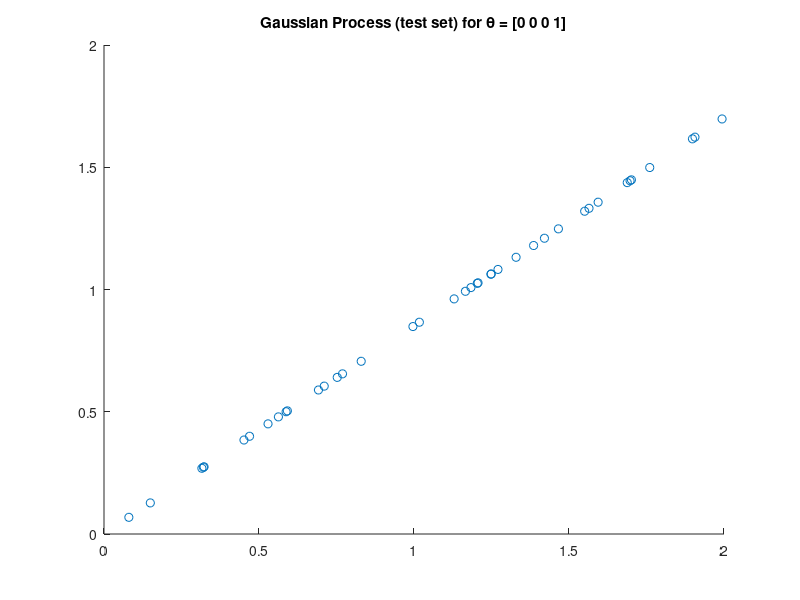
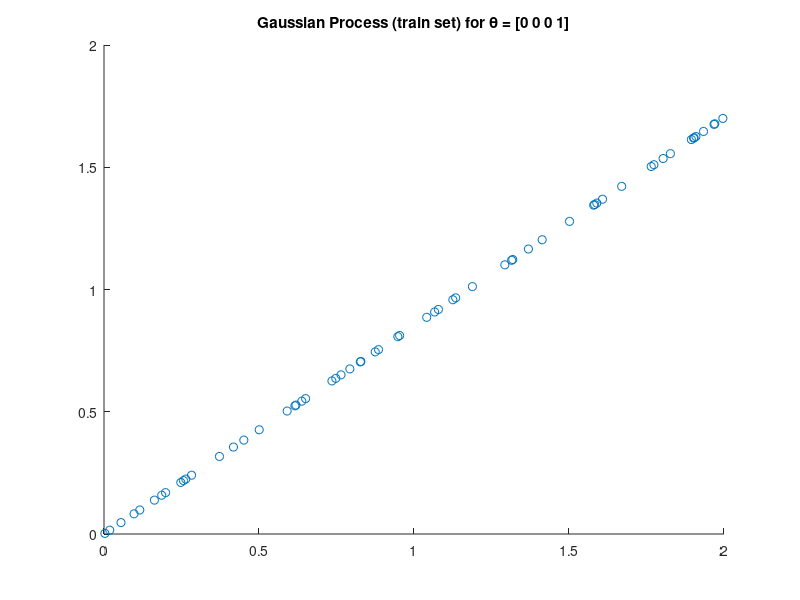
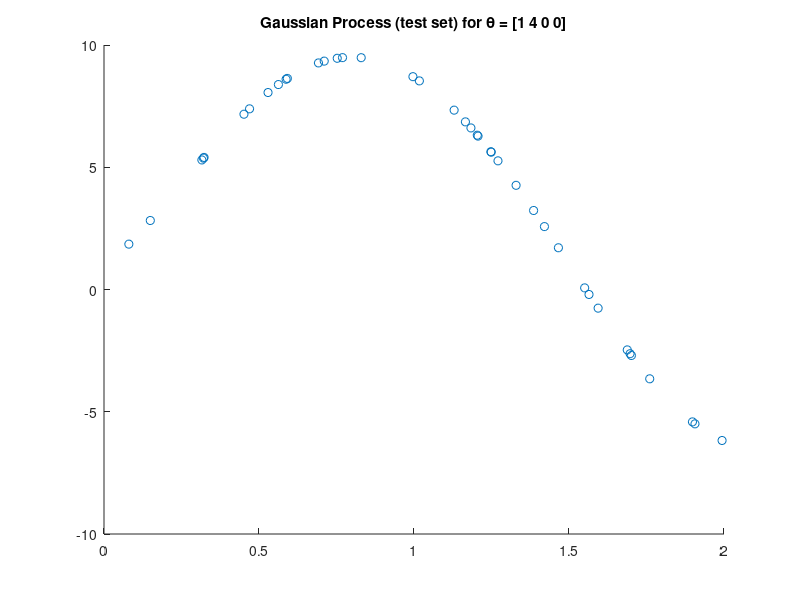
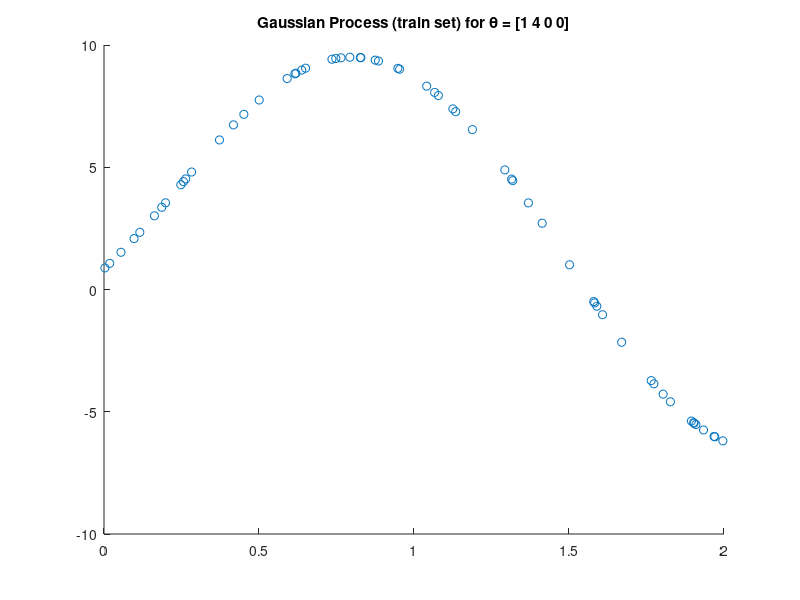

Here is the MATLAB script that generated these plots, in order:
clear all;
clc;
close all;
%-----constant-----%
beta_inverse = 1;

%-----load data-----%
dataSet = load('gp.mat');
data_x = dataSet.x;
data_t = dataSet.t;

%-----four combination-----%
theta = [0, 0, 0, 1 ; 1, 4, 0, 0; 1, 4, 0, 5; 1, 32, 5, 5;];
%-----theta from ARD-----%
% theta = [3.00000000000506,3.00000000125859,3.01435924527404,3.03118963392086];


%-----RMS matrix-----%
E_rms_test = zeros(5,1);
E_rms_train = zeros(5,1);

% For 4 combination of theta
for k = 1:4
    %-----calculate k_matrix & C_matrix-----
    delta = eye(60);
    k_matrix = zeros(60,60);
    for i = 1:60
       for j = 1:60
           temp = (-theta(k,2)/2)*((data_x(i)-data_x(j))^(2));
           k_matrix(i,j) = theta(k,1)*exp(temp) + theta(k,3) + theta(k,4)*(data_x(i)*data_x(j));
           C_matrix(i,j) = k_matrix(i,j) + beta_inverse*delta(i,j);
       end
    end
    %----------Testing----------%
    % Test set is last 40 data --> x[61]~x[100]
    k_vector = zeros(60,40);
    c_value = zeros(1,40);
    for i = 61:100
       for j = 1:60
           temp = 0;
           c_value(i-60) = theta(k,1)*exp(temp) + theta(k,3) + theta(k,4)*(data_x(i)*data_x(i)) + beta_inverse;
           temp = (-theta(k,2)/2)*((data_x(j)-data_x(i))^(2));
           k_vector(j,i-60) = theta(k,1)*exp(temp) + theta(k,3) + theta(k,4)*(data_x(j)*data_x(i));
       end
    end
    
    for i = 1:40
        predict_mean(i) = (k_vector(:,i)')*(pinv(C_matrix))*(data_t(1:60,1));
        predict_var(i) = c_value(i) - (k_vector(:,i)')*(pinv(C_matrix))*(k_vector(:,i));
    end
    %plot figure
    figure();
    scatter(data_x(61:100),predict_mean);
    figure_name = ['Gaussian Process (test set) for ', '\theta ', '= ', mat2str(theta(k,:))];
    title(figure_name);
    
    %----------for train set----------
    for i = 1:60
        predict_mean_train(i) = (k_matrix(:,i)')*(pinv(C_matrix))*(data_t(1:60,1));
        predict_var_train(i) = k_matrix(i,i) - (k_matrix(:,i)')*(pinv(C_matrix))*(k_matrix(:,i));
    end
    figure();
    scatter(data_x(1:60), predict_mean_train);
    figure_name = ['Gaussian Process (train set) for ', '\theta ', '= ', mat2str(theta(k,:))];
    title(figure_name);
    
    %-----root-mean-square errors-----
    % for test set
    temp = [];
    N = 40;
    temp = predict_mean' - data_t(61:100);
    temp = temp.^(2);
    sum_temp = sum(temp);
    E_rms_test(k) = sqrt((1/N)*sum_temp);
    %avg_test_rms = mean(E_rms_test');
    
    % for train set
    temp = [];
    N = 60;
    temp = predict_mean_train' - data_t(1:60);
    temp = temp.^(2);
    sum_temp = sum(temp);
    E_rms_train(k) = sqrt((1/N)*sum_temp);
    %avg_train_rms = mean(E_rms_train');
    
    %legend_name(k) = ['\theta ', '= ', mat2str(theta(k,:))];
end

plot(E_rms_test);
hold on;
plot(E_rms_train);

